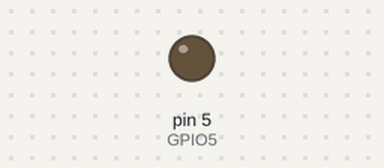
Recording of a sketch running on a simulated Arduino Uno, built with avr-gcc and run on an emulated ATmega328P. Shown: output pins drawn as LEDs (lit = HIGH).

Above: at 0.05 s.
Timing chart, 0 to 3.0 s (numbered marks = the images above):
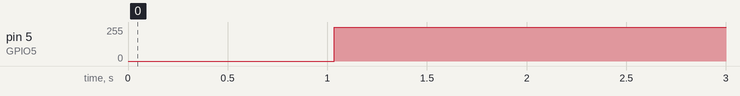

Measured:
- by itself, pin 5 (GPIO5): 0/255 → 254/255 at 1.0 s

The sketch:

fade-in-led.ino
```cpp
void setup() {
    pinMode(5, OUTPUT); //GPIO5 (D1)
}

void loop() {

    for (int i = 0; i < 1023; i++)
    {
      analogWrite(5, i); //PWM using analogWrite
      delay(1);
    }

    delay(500);

}
```
